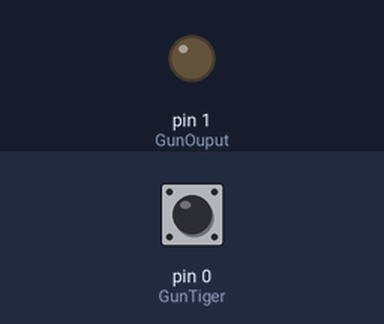
Recording of a sketch running on a simulated Arduino Uno, built with avr-gcc and run on an emulated ATmega328P. On the bench: output pins drawn as LEDs (lit = HIGH). The test bench sets the inputs (shaded band); at power-on: pin 0 (GunTiger) HIGH.

Above: at 1.2 s.
1.3 s: pin 0 (GunTiger) pulled LOW for 1 s
At 1.45 s:
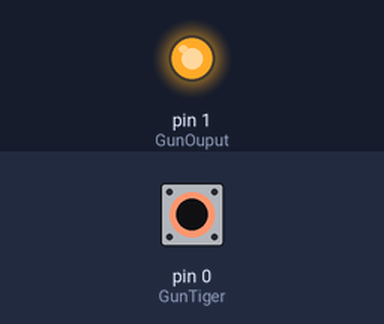
4.3 s: pin 0 (GunTiger) pulled LOW for 3.2 s
At 8.2 s:
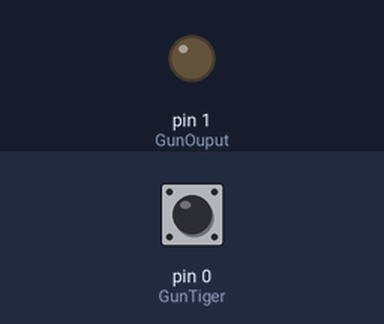
Timing chart, 0 to 9.7 s (numbered marks = the images above; inputs shaded):
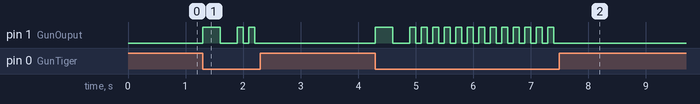

The sketch:

toygun.ino
```cpp
int GunTiger=0;
int GunOuput=1;
bool GunFiring=false;
bool GunTigerEdge=false;
int GunAccLevel=0;
// the setup routine runs once when you press reset:
void setup() {
  // initialize the digital pin as an output.
  pinMode(GunTiger, INPUT_PULLUP); //gun triger
  pinMode(GunOuput, OUTPUT); //LED on Model A  or Pro
}

// the loop routine runs over and over again forever:
void loop() {

    if (!digitalRead(GunTiger) && !GunTigerEdge) {
        GunFiring=true;
    }
    GunTigerEdge=!digitalRead(GunTiger);
    while(GunFiring || !digitalRead(GunTiger)){
        digitalWrite(GunOuput,HIGH);
        if(GunAccLevel<2){
          GunAccLevel++;
          }
        delay((500-(GunAccLevel*200)));
        digitalWrite(GunOuput,LOW);
        GunFiring=false;
        delay(500-(GunAccLevel*200));
    }
    GunAccLevel=0;
}
```

Measured:
- after the input at 1.3 s, pin 1 (GunOuput): goes HIGH 0.30 s, LOW 0.30 s, HIGH 0.10 s, LOW 0.10 s, HIGH 0.10 s, then LOW, starting at once
- after the input at 4.3 s, pin 1 (GunOuput): goes HIGH 0.30 s, LOW 0.30 s, 12 × (HIGH 0.10 s, LOW 0.10 s), HIGH 0.10 s, then LOW, starting at once
